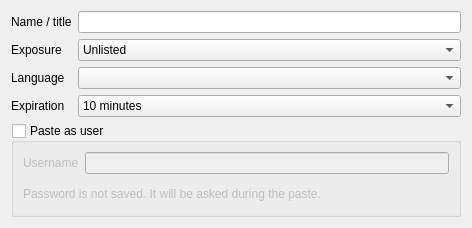
<?xml version="1.0" encoding="UTF-8"?>
<ui version="4.0">
 <class>PastebinSettings</class>
 <widget class="QWidget" name="PastebinSettings">
  <property name="geometry">
   <rect>
    <x>0</x>
    <y>0</y>
    <width>472</width>
    <height>228</height>
   </rect>
  </property>
  <property name="windowTitle">
   <string>Form</string>
  </property>
  <layout class="QVBoxLayout" name="verticalLayout">
   <item>
    <layout class="QFormLayout" name="formLayout_2">
     <property name="fieldGrowthPolicy">
      <enum>QFormLayout::AllNonFixedFieldsGrow</enum>
     </property>
     <item row="0" column="0">
      <widget class="QLabel" name="nameTitleLabel">
       <property name="text">
        <string>Name / title</string>
       </property>
      </widget>
     </item>
     <item row="0" column="1">
      <widget class="QLineEdit" name="nameTitleLineEdit"/>
     </item>
     <item row="1" column="0">
      <widget class="QLabel" name="exposureLabel">
       <property name="text">
        <string>Exposure</string>
       </property>
      </widget>
     </item>
     <item row="1" column="1">
      <widget class="QComboBox" name="exposureComboBox">
       <property name="currentIndex">
        <number>1</number>
       </property>
       <item>
        <property name="text">
         <string>Public</string>
        </property>
       </item>
       <item>
        <property name="text">
         <string>Unlisted</string>
        </property>
       </item>
       <item>
        <property name="text">
         <string>Private (members only)</string>
        </property>
       </item>
      </widget>
     </item>
     <item row="2" column="0">
      <widget class="QLabel" name="languageLabel">
       <property name="text">
        <string>Language</string>
       </property>
      </widget>
     </item>
     <item row="2" column="1">
      <widget class="QComboBox" name="languageComboBox"/>
     </item>
     <item row="3" column="0">
      <widget class="QLabel" name="expirationLabel">
       <property name="text">
        <string>Expiration</string>
       </property>
      </widget>
     </item>
     <item row="3" column="1">
      <widget class="QComboBox" name="expirationComboBox">
       <item>
        <property name="text">
         <string>10 minutes</string>
        </property>
       </item>
       <item>
        <property name="text">
         <string>1 hour</string>
        </property>
       </item>
       <item>
        <property name="text">
         <string>1 day</string>
        </property>
       </item>
       <item>
        <property name="text">
         <string>1 week</string>
        </property>
       </item>
       <item>
        <property name="text">
         <string>2 weeks</string>
        </property>
       </item>
       <item>
        <property name="text">
         <string>1 month</string>
        </property>
       </item>
       <item>
        <property name="text">
         <string>Never</string>
        </property>
       </item>
      </widget>
     </item>
    </layout>
   </item>
   <item>
    <widget class="QGroupBox" name="loginGroupBox">
     <property name="title">
      <string>Paste as user</string>
     </property>
     <property name="checkable">
      <bool>true</bool>
     </property>
     <property name="checked">
      <bool>false</bool>
     </property>
     <layout class="QVBoxLayout" name="verticalLayout_2">
      <item>
       <layout class="QFormLayout" name="formLayout">
        <item row="0" column="0">
         <widget class="QLabel" name="usernameLabel">
          <property name="text">
           <string>Username</string>
          </property>
         </widget>
        </item>
        <item row="0" column="1">
         <widget class="QLineEdit" name="usernameLineEdit"/>
        </item>
       </layout>
      </item>
      <item>
       <widget class="QLabel" name="label">
        <property name="text">
         <string>Password is not saved. It will be asked during the paste.</string>
        </property>
       </widget>
      </item>
     </layout>
    </widget>
   </item>
  </layout>
 </widget>
 <resources/>
 <connections/>
</ui>
